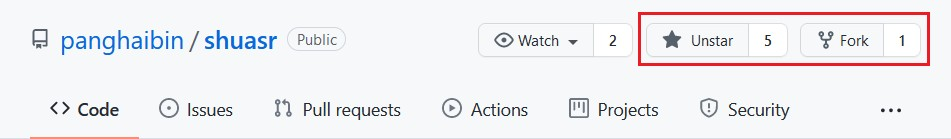
#> input picture img/gh-1.jpg, 951 x 139 px
$ python -i ag.py   (imports and definitions only)
#> lines starting #> are read from the running program, lines starting #| are printed output that depends on the picture
# -*- coding: UTF-8 -*-
import os
import re
import json
import math
import base64
import random
import logging
import datetime
from time import sleep
from PIL import Image, ImageOps, ImageEnhance
from utils import abs_path, getUsers, login, html2JsLine, jsLine2Json, getTime, sendMsg, getSendApi

# [1 line that did not run here, left out]
# [2 lines not run here, left out]

# [4 lines that did not run here, left out]
# [1 line not run here, left out]


# [33 lines left out: functions _sleep, get_random_ag_img, not called in this run]


def compress_img(img_path):
#> called with img_path = 'img/gh-1.jpg'
    cur_img = Image.open(img_path)
#> cur_img is the input picture: PIL image 951x139 RGB; mean R, G, B 239.5, 238.7, 241.4
    cur_img = ImageOps.exif_transpose(cur_img)
    raw_width, raw_height = cur_img.size
#> raw_width = 951; raw_height = 139
    angle = random.randint(1, 6)
    cur_img = cur_img.rotate(angle, expand=True)
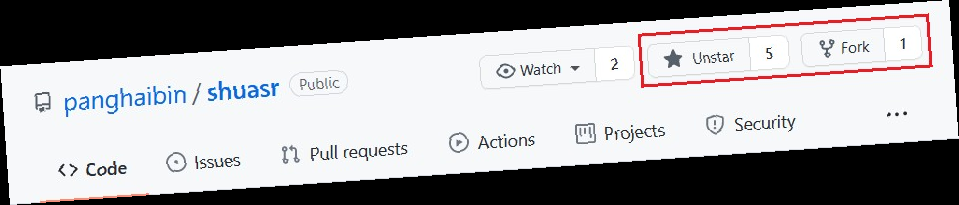
#> cur_img: PIL image 959x205 RGB; mean R, G, B 161.1, 160.5, 162.3
    new_width, new_height = cur_img.size
#> new_width = 959; new_height = 205
    blank_width = int(math.tan(math.radians(angle)) * raw_height + 10)
#> blank_width = 19
    blank_height = int(math.tan(math.radians(angle)) * raw_width + 10)
#> blank_height = 76
    left = blank_width
#> left = 19
    top = blank_height
#> top = 76
    right = new_width - blank_width
#> right = 940
    bottom = new_height - blank_height
#> bottom = 129
    cur_img = cur_img.crop((left, top, right, bottom))
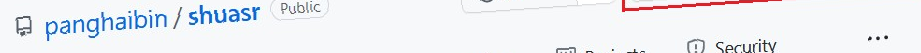
#> cur_img: PIL image 921x53 RGB; mean R, G, B 238.3, 240, 244

    width, height = cur_img.size
#> width = 921; height = 53
    crop_width = width * 0.96
#> crop_width = 884.2
    crop_height = height * 0.96
#> crop_height = 50.88
    left = random.randint(0, int(width - crop_width))
#> left = 26
    top = random.randint(0, int(height - crop_height))
    right = left + crop_width
    bottom = top + crop_height
    cur_img = cur_img.crop((left, top, right, bottom))
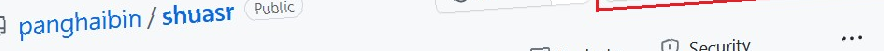
#> cur_img: PIL image 884x51 RGB; mean R, G, B 238.2, 240, 244.1

    bri_enhancer = ImageEnhance.Brightness(cur_img)
    cur_img = bri_enhancer.enhance(random.randint(8, 12) / 10)
    col_enhancer = ImageEnhance.Color(cur_img)
    cur_img = col_enhancer.enhance(random.randint(9, 11) / 10)

#> (the run stopped early here; a loop or call above may not have finished)

$ run again, on img/gh-3.jpg
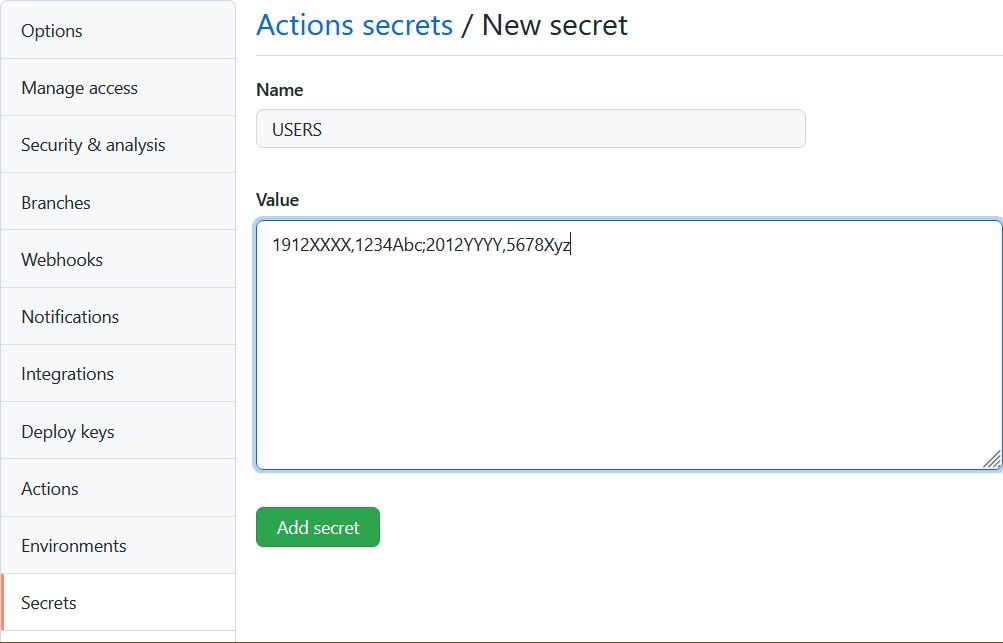
#> input picture img/gh-3.jpg, 1003 x 643 px
#> in compress_img, cur_img is the input picture: PIL image 1003x643 RGB; mean R, G, B 247, 248.8, 249.2
#> in compress_img, `cur_img = cur_img.rotate(angle, expand=True)`:
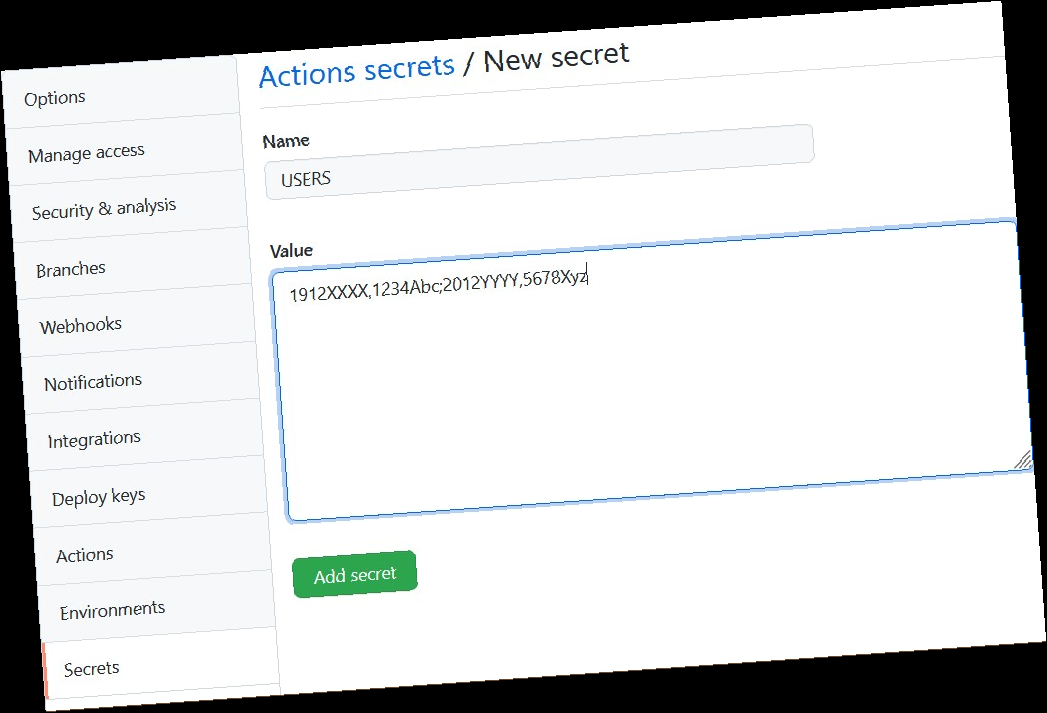
#> cur_img: PIL image 1047x713 RGB; mean R, G, B 213.4, 215, 215.3
#> in compress_img, `cur_img = cur_img.crop((left, top, right, bottom))`:
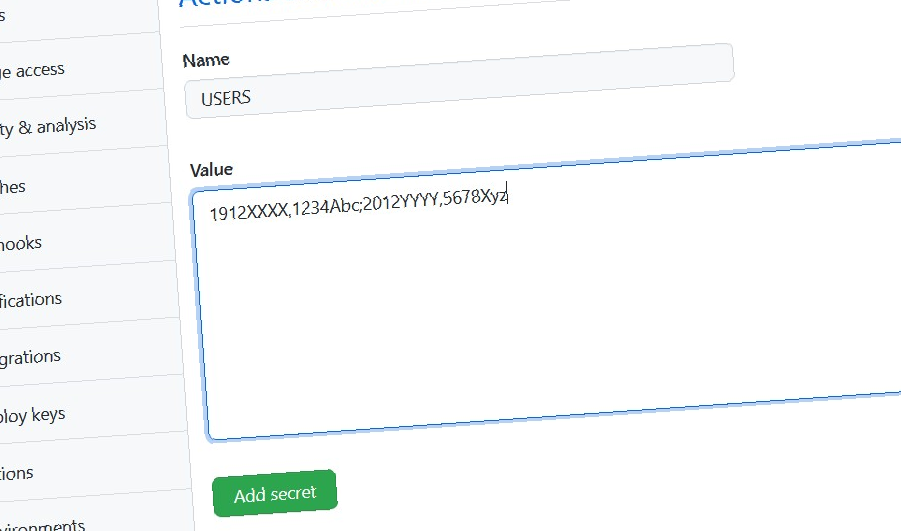
#> cur_img: PIL image 901x531 RGB; mean R, G, B 247.3, 249.5, 249.7
